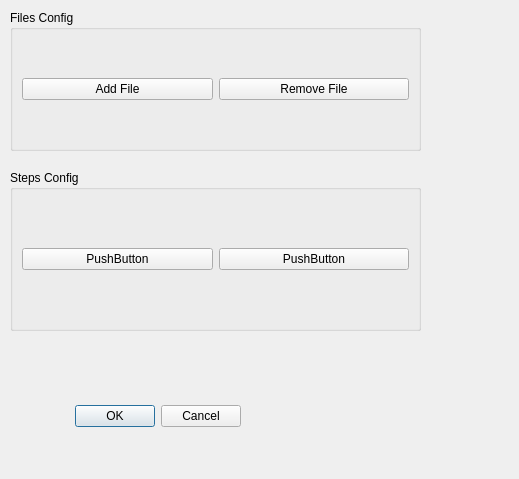
<?xml version="1.0" encoding="UTF-8"?>
<ui version="4.0">
 <class>FlashConfig</class>
 <widget class="QDialog" name="FlashConfig">
  <property name="geometry">
   <rect>
    <x>0</x>
    <y>0</y>
    <width>519</width>
    <height>479</height>
   </rect>
  </property>
  <property name="windowTitle">
   <string>Dialog</string>
  </property>
  <widget class="QDialogButtonBox" name="buttonBox">
   <property name="geometry">
    <rect>
     <x>60</x>
     <y>400</y>
     <width>181</width>
     <height>32</height>
    </rect>
   </property>
   <property name="orientation">
    <enum>Qt::Orientation::Horizontal</enum>
   </property>
   <property name="standardButtons">
    <set>QDialogButtonBox::StandardButton::Cancel|QDialogButtonBox::StandardButton::Ok</set>
   </property>
  </widget>
  <widget class="QGroupBox" name="groupBox_files">
   <property name="geometry">
    <rect>
     <x>10</x>
     <y>10</y>
     <width>411</width>
     <height>141</height>
    </rect>
   </property>
   <property name="sizePolicy">
    <sizepolicy hsizetype="Expanding" vsizetype="Expanding">
     <horstretch>0</horstretch>
     <verstretch>0</verstretch>
    </sizepolicy>
   </property>
   <property name="title">
    <string>Files Config</string>
   </property>
   <layout class="QVBoxLayout" name="verticalLayout">
    <item>
     <layout class="QHBoxLayout" name="horizontalLayout">
      <item>
       <widget class="QPushButton" name="pushButton_AddFile">
        <property name="text">
         <string>Add File</string>
        </property>
       </widget>
      </item>
      <item>
       <widget class="QPushButton" name="pushButton_RemoveFile">
        <property name="text">
         <string>Remove File</string>
        </property>
       </widget>
      </item>
     </layout>
    </item>
   </layout>
  </widget>
  <widget class="QGroupBox" name="groupBox_steps">
   <property name="geometry">
    <rect>
     <x>10</x>
     <y>170</y>
     <width>411</width>
     <height>161</height>
    </rect>
   </property>
   <property name="sizePolicy">
    <sizepolicy hsizetype="Expanding" vsizetype="Expanding">
     <horstretch>0</horstretch>
     <verstretch>0</verstretch>
    </sizepolicy>
   </property>
   <property name="title">
    <string>Steps Config</string>
   </property>
   <layout class="QVBoxLayout" name="verticalLayout_2">
    <item>
     <layout class="QHBoxLayout" name="horizontalLayout_2">
      <item>
       <widget class="QPushButton" name="pushButton_3">
        <property name="text">
         <string>PushButton</string>
        </property>
       </widget>
      </item>
      <item>
       <widget class="QPushButton" name="pushButton_4">
        <property name="text">
         <string>PushButton</string>
        </property>
       </widget>
      </item>
     </layout>
    </item>
   </layout>
  </widget>
 </widget>
 <resources/>
 <connections>
  <connection>
   <sender>buttonBox</sender>
   <signal>accepted()</signal>
   <receiver>FlashConfig</receiver>
   <slot>accept()</slot>
   <hints>
    <hint type="sourcelabel">
     <x>248</x>
     <y>254</y>
    </hint>
    <hint type="destinationlabel">
     <x>157</x>
     <y>274</y>
    </hint>
   </hints>
  </connection>
  <connection>
   <sender>buttonBox</sender>
   <signal>rejected()</signal>
   <receiver>FlashConfig</receiver>
   <slot>reject()</slot>
   <hints>
    <hint type="sourcelabel">
     <x>316</x>
     <y>260</y>
    </hint>
    <hint type="destinationlabel">
     <x>286</x>
     <y>274</y>
    </hint>
   </hints>
  </connection>
 </connections>
</ui>
